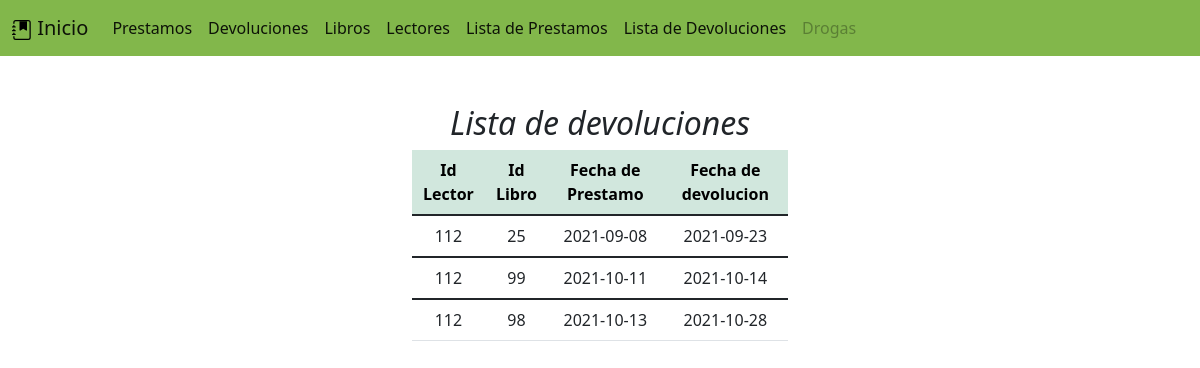
/BL/mdevoluciones.php, run on the app's committed database.
### tables this page shows
CREATE TABLE `prestamo` (
  `contador_pre` int(11) NOT NULL,
  `id_lector` int(10) NOT NULL,
  `id_libro` int(10) NOT NULL,
  `fecha_prestamo` date NOT NULL,
  `fecha_devolucion` date NOT NULL,
  `marca` int(3) NOT NULL
);

### BL/Cservicios.php (called while the page is built, shortened)
<?php
class Producto{
    function mostrar_devoluciones($conexion){
      $sql="SELECT * FROM prestamo WHERE marca=1";
      $rec=mysqli_query($conexion,$sql);
      return $rec;
    }
}
?>

### BL/mdevoluciones.php (the view, shortened to what this page needs)
<?php
include_once("Cservicios.php");
$conexion=$objeto->connectDB();
$objconsulta=new Producto;
$vent=$objconsulta->mostrar_devoluciones($conexion);
?>
<!doctype html>
<html lang="en">
  <head>
    <link href="https://cdn.jsdelivr.net/npm/bootstrap@5.1.1/dist/css/bootstrap.min.css" rel="stylesheet">
  </head>
  <body>
  <nav class="navbar navbar-expand-lg navbar-light " style="background-color: #82b74b;">
  <div class="container-fluid">
    <a class="navbar-brand" href="index.php"> <img src="img/journal-bookmark-fill.svg" alt="" width="20" height="20" class="d-inline-block align-text-center"> Inicio</a>
    <div class="collapse navbar-collapse" id="navbarNav">
      <ul class="navbar-nav">
        <li class="nav-item">
          <a class="nav-link active" aria-current="page" href="prestamos.php">Prestamos</a>
        </li>
        <li class="nav-item">
          <a class="nav-link active" href="devoluciones.php">Devoluciones</a>
        </li>
        <li class="nav-item">
          <a class="nav-link active" href="libros.php">Libros</a>
        </li>
        <li class="nav-item">
          <a class="nav-link active" href="lectores.php">Lectores</a>
        </li>
        <li class="nav-item">
          <a class="nav-link active" href="mprestamos.php">Lista de Prestamos</a>
        </li>
        <li class="nav-item">
          <a class="nav-link active" href="mdevoluciones.php">Lista de Devoluciones</a>
        </li>
        <li class="nav-item">
          <a class="nav-link disabled">Drogas</a>
        </li>
      </ul>
    </div>
  </div>
</nav>
<div class="container py-5 col-md-4">
  <div class="text-center ">
  <table class="table">
  <h2> <em>Lista de devoluciones</em></h2>
  <thead class="table-success ">
  <tr>
            <th scope="col">Id Lector</th>
            <th scope="col">Id Libro</th>
            <th scope="col">Fecha de Prestamo</th>
            <th scope="col">Fecha de devolucion</th>
          </tr>
  </thead>
  <tbody>
        <?php while($row=mysqli_fetch_array($vent)){ ?>
          <tr>
          <td align="center"><?php echo $row['id_lector'] ?></td>
          <td align="center"><?php echo $row['id_libro'] ?></td>
          <td align="center"><?php echo $row['fecha_prestamo'] ?></td>
          <td align="center"><?php echo $row['fecha_devolucion'] ?></td>
          </tr>
  </tbody>
  <?php } ?>
</table>
  </div>
</div>
  </body>
</html>

### data on the page
prestamo: id_lector "112", id_libro "25", fecha_prestamo "2021-09-08", fecha_devolucion "2021-09-23"
prestamo: id_lector "112", id_libro "99", fecha_prestamo "2021-10-11", fecha_devolucion "2021-10-14"
prestamo: id_lector "112", id_libro "98", fecha_prestamo "2021-10-13", fecha_devolucion "2021-10-28"
